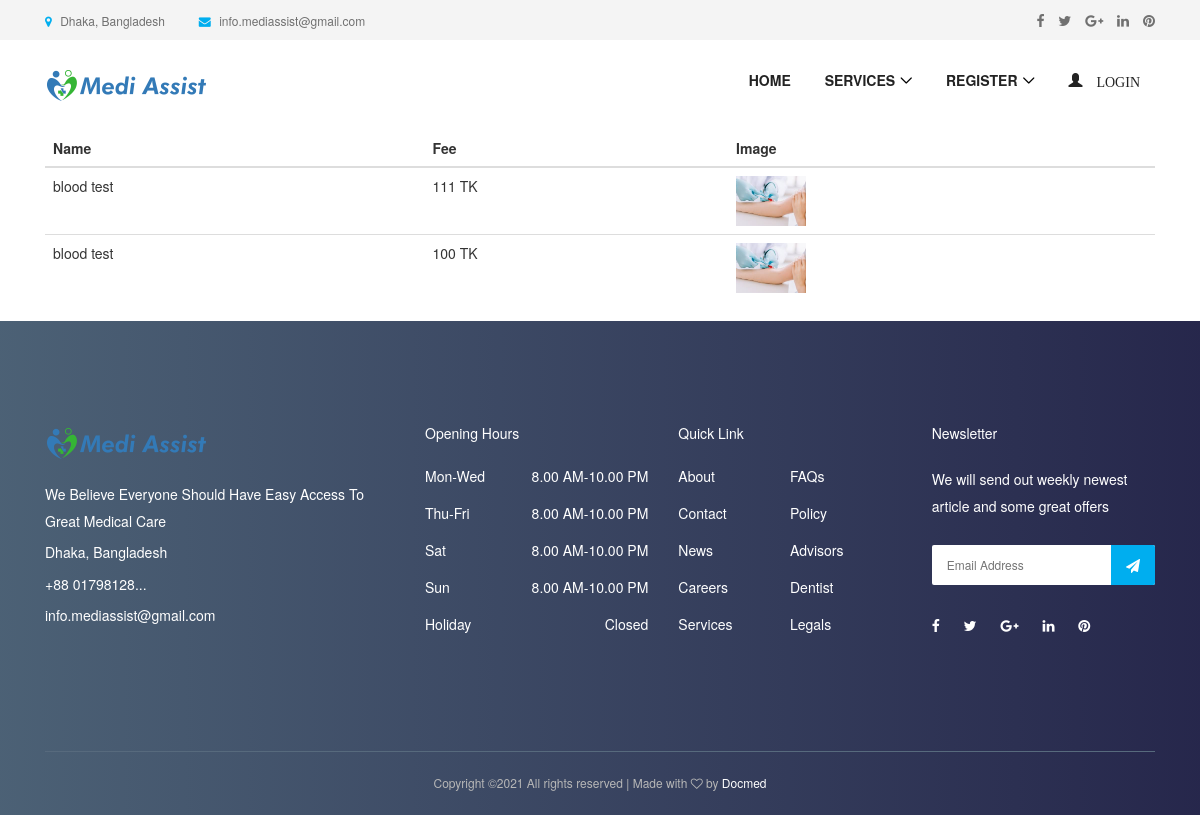
Page /lab-test/ on the committed database.
### appointment/models.py (models this page shows, shortened)
class LabTest(models.Model):
    name = models.CharField(max_length=50)
    fee = models.IntegerField()
    image = models.ImageField(upload_to='media')

### appointment/views.py (the view)
# urls.py: path('lab-test/', LabTestView.as_view(), name='lab-test'),
class LabTestView(ListView):
    model = LabTest
    context_object_name = 'lab_test'
    template_name = "ambulance/lab_test_list.html"
    def get_queryset(self):
        return self.model.objects.all().order_by('-id')

### templates/ambulance/lab_test_list.html (shortened to what this page needs)
{% extends 'base.html' %}
{% load static %}
{% block content %}
    <section class="dentist-area section-padding-30-0">
        <div class="container">
            <table class="table">
                <thead>
                <tr>
                    <th scope="col">Name</th>
                    <th scope="col">Fee</th>
                    <th scope="col">Image</th>
                </tr>
                </thead>
                <tbody>
                {% for test in lab_test %}
                    <tr>
                        <td>{{ test.name }}</td>
                        <td> {{ test.fee }} TK</td>
                        <td>   <img style="height: 50px; width: 70px" src="{{ test.image.url }}" alt=""></td>
                    </tr>
                {% endfor %}
                </tbody>
            </table>
        </div>
    </section>
{% endblock %}

### static/style.css (style rules this page uses)
* { margin: 0; padding: 0; }
body { font-family: "Montserrat", sans-serif; font-weight: 400; font-size: 14px; }
img { max-width: 100%; height: auto; }

### static/css/default-assets/classy-nav.css (style rules this page uses)
body { font-family: "Roboto", sans-serif; }
img { height: auto; max-width: 100%; }

### rows in the picture
LabTest: name "blood test", fee "111", image (picture)
LabTest: name "blood test", fee "100", image (picture)
